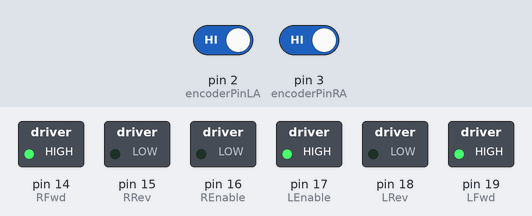
This sketch was run on a simulated Arduino Uno, built with avr-gcc and run on an emulated ATmega328P. Parts: switched loads named in the sketch (green lamp = pin HIGH). The inputs (shaded band) are chosen by the test bench; at power-on: pin 2 (encoderPinLA) HIGH, pin 3 (encoderPinRA) HIGH.

Above: at 0.1 s.
Timing chart, 0 to 1.6 s (numbered marks = the images above):
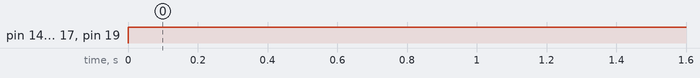

The sketch:

differential-drive-reworked.ino
```cpp
#include <PID_v1.h>  //Left motor header
//--------------- ENCODER PINS/VARIABLES FOR LEFT -----------------//

#define encoderPinLA 2
#define encoderPinLB 4
int PPR = 4920;  // Encoder Pulse per revolution.
int angle = 360; // Maximum degree of motion.
int left_aState;
int left_counter;

//--------------- ENCODER PINS/VARIABLES FOR RIGHT -----------------//

#define encoderPinRinterrupt 1
#define encoderPinRA 3
#define encoderPinRB 7
//int PPR = 4920;  // Encoder Pulse per revolution.
//int angle = 360; // Maximum degree of motion.
int right_aState;
int right_counter;

//---------------- MOTOR PINS/VARIABLES FOR LEFT ------------------//

#define LEnable 17 //Motor Enamble pin Runs on PWM signal
#define LFwd  19  // Motor Forward pin
#define LRev  18 // Motor Reverse pin
int User_InputL = 30;  // left Positive angle is down
int REVL = 0;
int linkanglel = 0;

//---------------- MOTOR PINS/VARIABLES FOR RIGHT ------------------//

#define REnable 16 //Motor Enamble pin Runs on PWM signal
#define RFwd  14   // Motor Forward pin
#define RRev  15   // Motor Reverse pin
int User_InputR = 0;
int REVR = 0;
int linkangler = 0;

//------------------- PID VARIABLES FOR RIGHT----------------------//
double error = 0;
double angleInp = 0; //make it NEGATIVE
double setpointR = 0;
double thetar = 0;
int overshootflagr = 0;
double errord = 0;
double preverror = 0;
double errori = 0;
double controlinput = 0;
double dt = 0;

//JACK PROOF
double kpr = 500.0, kir = 0, kdr = 0 /10000; // modify for optimal performance
double inputr = 0, outputr = 0, setpointr = 0;


//------------------- PID VARIABLES FOR LEFT ----------------------//

//IF THE MOTOR DRIVER HEATS UP, THE MOTORS GO CRAZY
//TO BE FINE TUNED

double kpl = 10.0, kil = 0.0, kdl = 10/10000; // modify for optimal performance
double inputl = 0, outputl = 0, setpointl = 0;
double thetal = 0;
int overshootflagl = 0;

PID myPIDL(&inputl, &outputl, &setpointl, kpl, kil, kdl, DIRECT);

//------------------- MODIFIED DYNAMICS CHART ----------------------//
/* ================================================================= /
 *  SPRING 1 => double kpl = 0.35, kil = 0, kdl = 0 /10000;
 *  SPRING 2 => double kpl = 0.65, kil = 0, kdl = 0 /10000;
 *  DAMPER 1 => double kpl = 0.65, kil = 0, kdl = 2 /10000;
 *  DAMPER 2 => double kpl = 0.65, kil = 0, kdl = 6 /10000;
   ================================================================ */
//------------------------------------------------------------------//


void setup()
{
  motorSetupL();
  motorSetupR();
  //Serial.begin(9600); //initialize serial comunication
  encoderSetupL();      //Serial communication is messing with the timers and analog pin output
  encoderSetupR();


  //--------- Timer setup ----------//
  TCCR1B = TCCR1B & 0b11111000 | 1;

  myPIDL.SetMode(AUTOMATIC);          //set PID in Auto mode
  myPIDL.SetSampleTime(1);            //refresh rate of PID controller
  myPIDL.SetOutputLimits(-200, 200);  //this is the MAX PWM value to move motor, here change in value reflect change in speed of motor.
   //--------- Timer setup ----------//
  TCCR1B = TCCR1B & 0b11111000 | 1;
  //analogWrite(REnable,0);

}

void loop()
{
  angleInp = -30;     //right, negative here is downward in bot
  User_InputL = 30;   //left, positive here is downward in bot
  REVL = remapl(User_InputL);
  setpointl = REVL;
  inputl = left_counter;
  linkanglel = (left_counter*0.073170732); // To print left link angle if reqd.
  linkanglel = linkanglel%360;


  myPIDL.Compute();
  pwmOutl(outputl);

  setpointR = angleInp;
  thetar = invRemap(right_counter);
  thetal = invRemap(left_counter);
  if (overshootflagl == 1)
  {
    //Serial.println("Left Cutoff");
    finishl();
    delay(500);
  }
  if (overshootflagr == 1)
  {
    //Serial.println("Right Cutoff");
    finishr();
    delay(500);
  }
  error = thetar - setpointR;
  errord = (error -preverror);
  errori += (error);
  controlinput = (kpr*error) + (kdr*errord) + (kir*errori);


  if(controlinput > 200)
  {
    controlinput = 200;
  }
  else if( controlinput < -200)
  {
    controlinput = -200;
  }
  if (controlinput>10)
  {
    forwardr();
    //analogWrite(REnable,controlinput);
  }
  else if(controlinput < -10)
  {
    reverser();

   // analogWrite(REnable,abs(controlinput));
  }
  else
  {
    finishr();
  }

  preverror = error;

}

void motorSetupL()
{
  pinMode(LEnable, OUTPUT);
  pinMode(LFwd, OUTPUT);
  pinMode(LRev, OUTPUT);
}
void motorSetupR()
{
  pinMode(REnable, OUTPUT);
  pinMode(RFwd, OUTPUT);
  pinMode(RRev, OUTPUT);
}

void encoderSetupL()
{
  pinMode(encoderPinLA, INPUT_PULLUP);
  pinMode(encoderPinLB, INPUT_PULLUP);
  digitalWrite(encoderPinLA, HIGH); //turn pullup resistor on
  digitalWrite(encoderPinLB, HIGH); //turn pullup resistor on
  attachInterrupt(0, updateLEncoder, CHANGE);
}
void encoderSetupR()
{
  pinMode(encoderPinRA, INPUT_PULLUP);
  pinMode(encoderPinRB, INPUT_PULLUP);
  digitalWrite(encoderPinRA, HIGH); //turn pullup resistor on
  digitalWrite(encoderPinRB, HIGH); //turn pullup resistor on
  attachInterrupt(encoderPinRinterrupt, updateREncoder, CHANGE);
}

void updateLEncoder()
{
  left_aState = digitalRead(encoderPinLA);

     if(digitalRead(encoderPinLB) != left_aState)
     {
       left_counter ++;
     }
     else
     {
       left_counter --;
     }
  if(thetal > 95 )
    overshootflagl = 1;
  else if(thetal < -90 )
    overshootflagl = 1;
  else
    overshootflagl = 0;
}

void updateREncoder()
{
  right_aState = digitalRead(encoderPinRA);

     if(digitalRead(encoderPinRB) != right_aState)
     {
       right_counter ++;
     }
     else
     {
       right_counter --;
     }
  if(thetar > 90 )
    overshootflagr = 1;
  else if(thetar < -95 )
    overshootflagr = 1;
  else
    overshootflagr = 0;
}

void pwmOutl(int controlinput)
{
  if(controlinput > 200)
  {
    controlinput = 200;
  }
  else if( controlinput < -200)
  {
    controlinput = -200;
  }
  if (controlinput>10)
  {
    forwardl();
    analogWrite(LEnable,controlinput);
  }
  else if(controlinput < -10)
  {
    reversel();
    analogWrite(LEnable,abs(controlinput));
  }
  else
  {
    finishl();
  }

}

void forwardl ()
{
  digitalWrite(LFwd, HIGH);
  digitalWrite(LRev, LOW);
}

void reversel ()
{
  digitalWrite(LFwd, LOW);
  digitalWrite(LRev, HIGH);
}

void finishl ()
{
  digitalWrite(LFwd, LOW);
  digitalWrite(LRev, LOW);
}
void forwardr ()
{
  digitalWrite(RFwd, HIGH);
  digitalWrite(RRev, LOW);
}

void reverser ()
{
  digitalWrite(RFwd, LOW);
  digitalWrite(RRev, HIGH);
}

void finishr ()
{
  digitalWrite(RFwd, LOW);
  digitalWrite(RRev, LOW);
}

int remapl (int thetal)
{
  int pulsel = floor(13.667 * thetal);
  return pulsel;
}
int remapr (int thetar)
{
  // jack-proof
  int pulser = floor(13.667 * thetar);
  return pulser;
}
int invRemap(int counter)
{
  // jack-proof
  int angle = counter*0.073170732;
  linkangler = (angle%360);
  //Serial.println(linkangler);
  return linkangler;
}
```

Measured:
- by itself, pin 14 (RFwd), pin 17 (LEnable), pin 19 (LFwd): LOW → HIGH at 0.00 s
